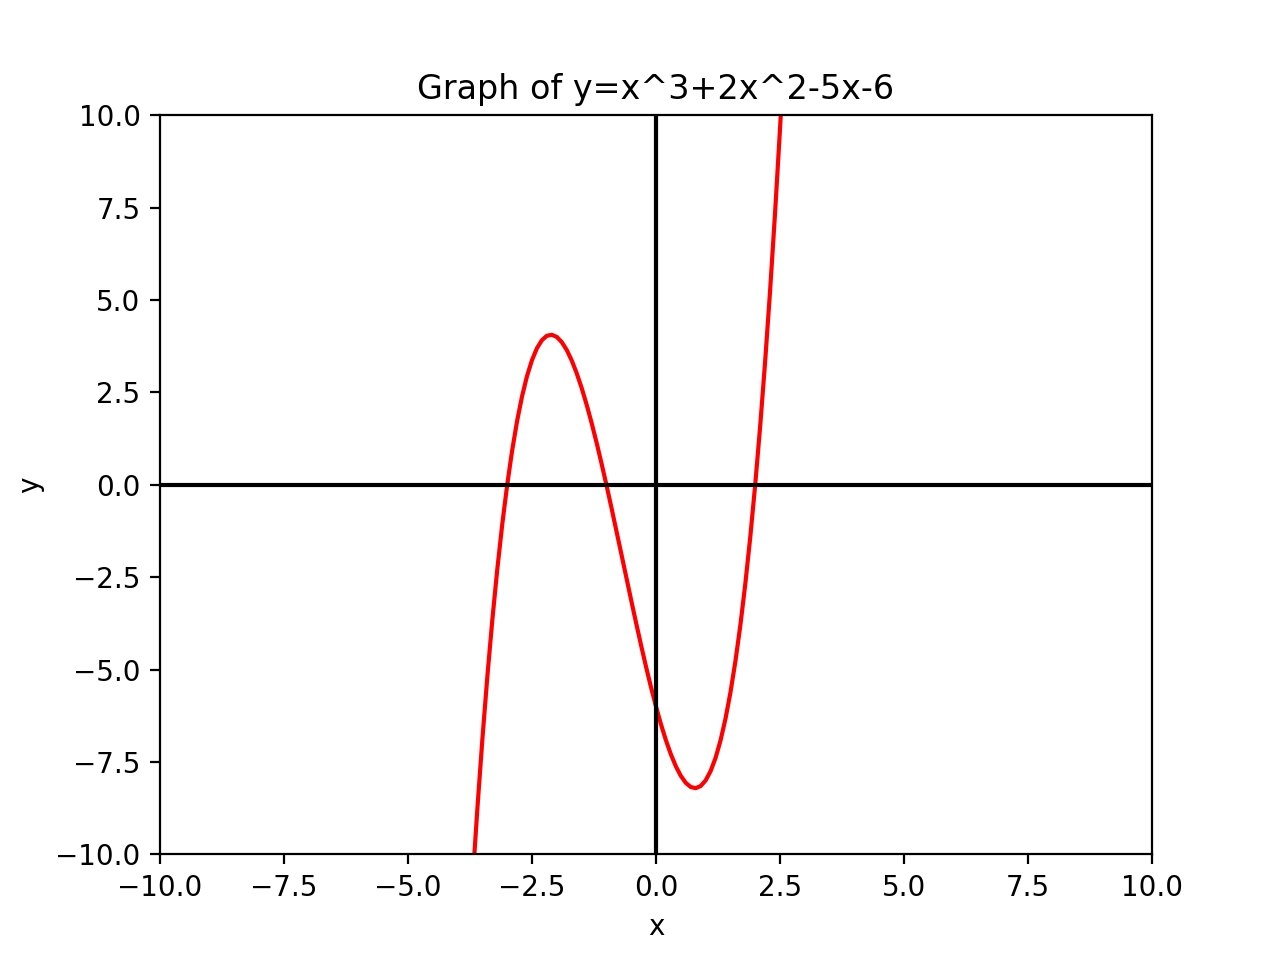

The script that drew this image:
import numpy as np
import matplotlib.pyplot as plt

def f(x):
    return x**3 + 2.0*(x**2) - 5.0*x - 6.0 #f(x) を定義

#x の定義域
x = np.arange(-10, 10, 0.1)
y = f(x)
plt.plot(x, y, 'red')
#プロットの範囲
plt.xlim(-10, 10)
plt.ylim(-10, 10)
plt.axhline(0, c='black')
plt.axvline(0, c='black')
#ラベルに名前をつける
plt.xlabel('x')
plt.ylabel('y')
#グラフの名前
plt.title('Graph of y=x^3+2x^2-5x-6')
plt.show()
